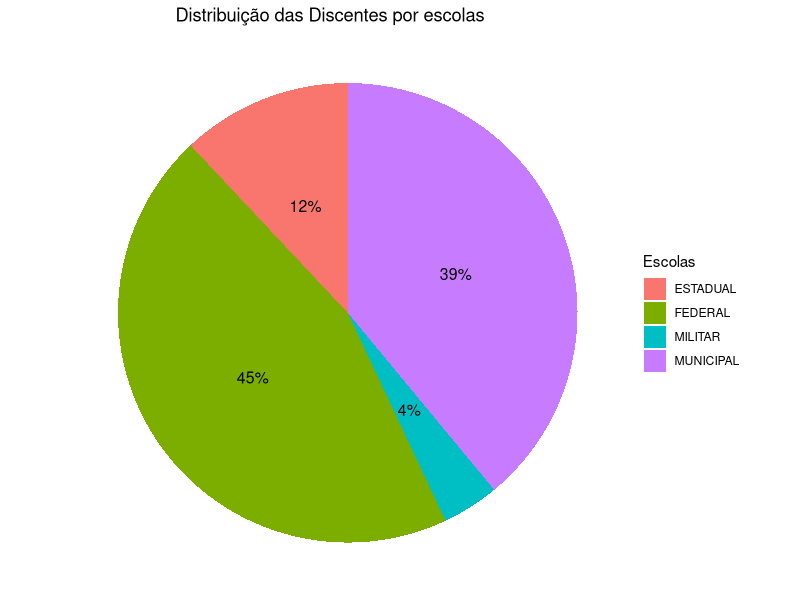

R code for this plot:
library(ggplot2)

# Criar data frame
df <- data.frame(
  Escolas = c("ESTADUAL", "FEDERAL", "MILITAR", "MUNICIPAL"),
  quantidade = c(12, 45, 4, 39)
)
names(df)[names(df) == "Tiposdeescolas"] <- "Escolas"

# Calcular porcentagem
df$porcento <- round(df$quantidade / sum(df$quantidade) * 100)

# Gráfico de pizza com ggplot2
ggplot(df, aes(x = "", y = quantidade, fill = Escolas)) +
  geom_bar(stat = "identity", width = 1) +
  coord_polar("y") +
  geom_text(aes(label = paste0(porcento, "%")), 
            position = position_stack(vjust = 0.5), size = 4) +
  labs(title = "                       Distribuição das Discentes por escolas   ") +
  theme_void()
